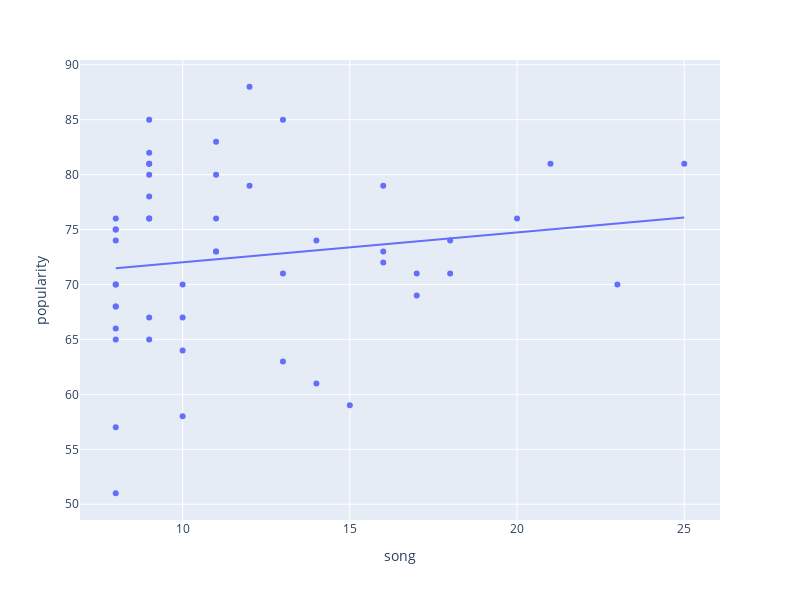

The code cell stored with this chart in its notebook:
### Markdown cell above
## Popularity by number of songs
A doubt could be raised looking at the two previous figures: how are popularity and the total amount of songs related? Let's see how

### Code cell
artists_sum = pd.DataFrame(artists_sum.drop(artists_sum.columns.values[2:], axis=1))
artists_popularities = pd.DataFrame(plot_dict)
df_artists_merged = pd.merge(artists_sum, artists_popularities, on="artist")
fig = px.scatter(df_artists_merged, x="song",
                 y="popularity", trendline="ols", width=800, height=600)
fig.show()

### Figure 1 — Plotly figure (JSON) as saved in the notebook; plotly's stock layout.template omitted (floating-point values rounded to 4 significant figures)
{"data": [{"hovertemplate": "song=%{x}<br>popularity=%{y}<extra></extra>", "legendgroup": "", "marker": {"color": "#636efa", "symbol": "circle"}, "mode": "markers", "name": "", "orientation": "v", "showlegend": false, "type": "scatter", "x": [25, 23, 21, 20, 18, 18, 17, 17, 16, 16, 16, 15, 14, 14, 13, 13, 13, 12, 12, 11, 11, 11, 11, 11, 10, 10, 10, 10, 9, 9, 9, 9, 9, 9, 9, 9, 9, 9, 8, 8, 8, 8, 8, 8, 8, 8, 8, 8, 8, 8], "xaxis": "x", "y": [81, 70, 81, 76, 71, 74, 71, 69, 72, 73, 79, 59, 61, 74, 71, 85, 63, 88, 79, 83, 73, 76, 80, 73, 58, 67, 70, 64, 76, 81, 65, 67, 78, 76, 82, 80, 85, 81, 74, 70, 76, 57, 68, 75, 66, 51, 68, 70, 65, 75], "yaxis": "y"}, {"hovertemplate": "<b>OLS trendline</b><br>popularity = 0.270943 * song + 69.3212<br>R<sup>2</sup>=0.022389<br><br>song=%{x}<br>popularity=%{y} <b>(trend)</b><extra></extra>", "legendgroup": "", "marker": {"color": "#636efa", "symbol": "circle"}, "mode": "lines", "name": "", "showlegend": false, "type": "scatter", "x": [8, 8, 8, 8, 8, 8, 8, 8, 8, 8, 8, 8, 9, 9, 9, 9, 9, 9, 9, 9, 9, 9, 10, 10, 10, 10, 11, 11, 11, 11, 11, 12, 12, 13, 13, 13, 14, 14, 15, 16, 16, 16, 17, 17, 18, 18, 20, 21, 23, 25], "xaxis": "x", "y": [71.49, 71.49, 71.49, 71.49, 71.49, 71.49, 71.49, 71.49, 71.49, 71.49, 71.49, 71.49, 71.76, 71.76, 71.76, 71.76, 71.76, 71.76, 71.76, 71.76, 71.76, 71.76, 72.03, 72.03, 72.03, 72.03, 72.3, 72.3, 72.3, 72.3, 72.3, 72.57, 72.57, 72.84, 72.84, 72.84, 73.11, 73.11, 73.39, 73.66, 73.66, 73.66, 73.93, 73.93, 74.2, 74.2, 74.74, 75.01, 75.55, 76.09], "yaxis": "y"}], "layout": {"height": 600, "legend": {"tracegroupgap": 0}, "margin": {"t": 60}, "width": 800, "xaxis": {"anchor": "y", "domain": [0, 1], "title": {"text": "song"}}, "yaxis": {"anchor": "x", "domain": [0, 1], "title": {"text": "popularity"}}}}
